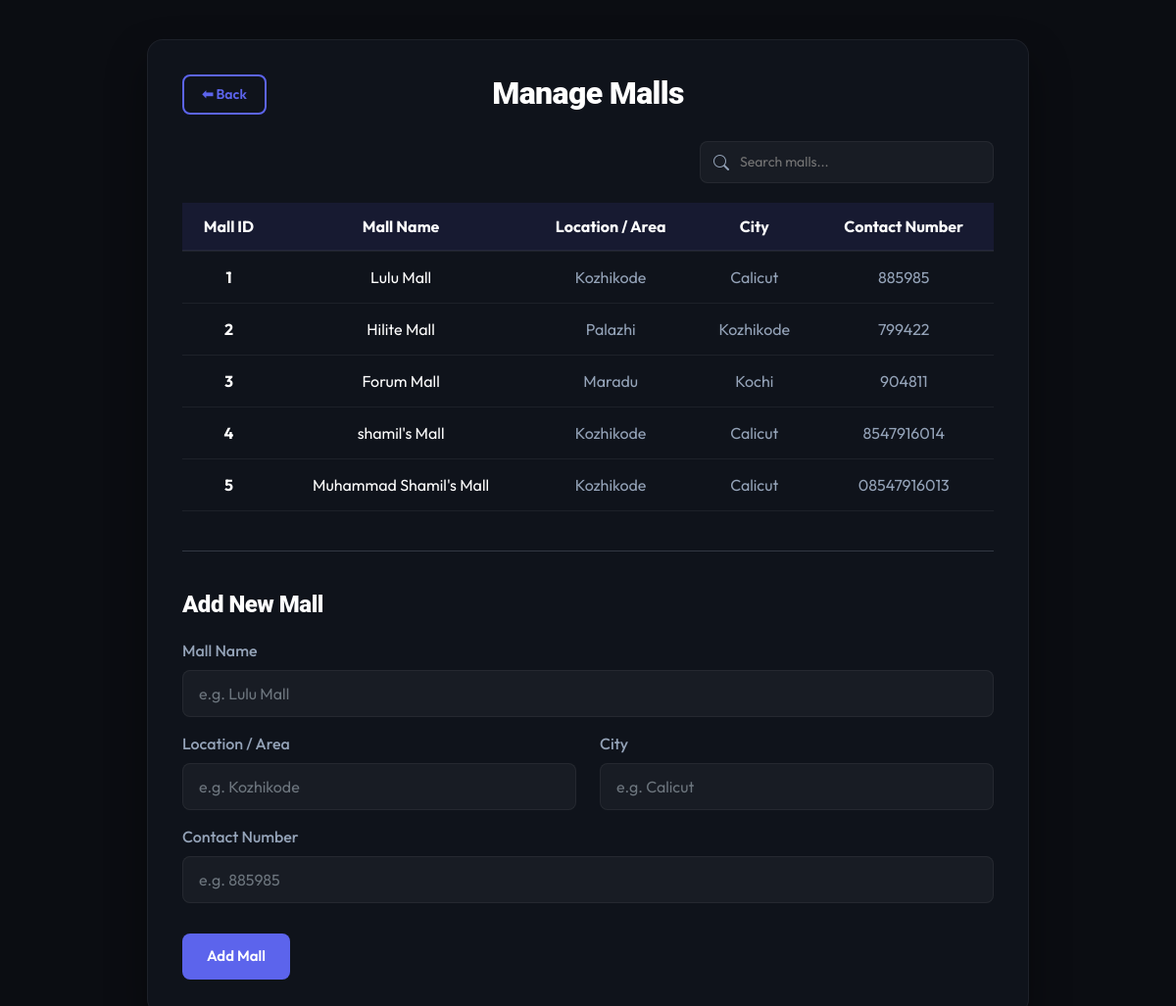
/mange-malls/ (signed in), run on the app's committed database.
### parking_app/models.py (models this page shows, shortened)
class Mall(models.Model):
    owner = models.ForeignKey(UserProfile, on_delete=models.CASCADE, related_name='malls', null=True, blank=True)
    mall_name = models.CharField(max_length=100)
    location = models.CharField(max_length=150)
    city = models.CharField(max_length=100)
    contact_number = models.CharField(max_length=15)

### parking_app/views.py (the view, shortened to what this page needs)
# urls.py: path('mange-malls/', views.mange_malls, name='mange_malls'),
@login_required
def mange_malls(request):
    if request.user.profile.role != 'admin':
        return redirect('home')
    malls = Mall.objects.all()
    context = {
        'malls': malls
    }
    return render(request, 'mange_malls.html', context)

### templates/mange_malls.html (shortened to what this page needs)
{% load static %}
<!DOCTYPE html>
<html lang="en">
<head>
    <link href="{% static 'css/bootstrap.min.css' %}" rel="stylesheet">
    <link rel="stylesheet" href="https://cdn.jsdelivr.net/npm/bootstrap-icons@1.10.4/font/bootstrap-icons.css">
</head>
<body>
<div class="container">
    <a href="/admin/" class="back-btn">⬅ Back</a>
    <h2>Manage Malls</h2>
    <div class="search-box">
        <i class="bi bi-search search-icon"></i>
        <input type="text" class="search-input" placeholder="Search malls...">
    </div>
    <div class="table-responsive">
        <table class="table align-middle">
            <thead>
                <tr>
                    <th>Mall ID</th>
                    <th>Mall Name</th>
                    <th>Location / Area</th>
                    <th>City</th>
                    <th>Contact Number</th>
                </tr>
            </thead>
            <tbody>
                {% for mall in malls %}
                <tr class="mall-row">
                    <td><strong class="text-white">{{ mall.id }}</strong></td>
                    <td class="text-white font-weight-bold">{{ mall.mall_name }}</td>
                    <td>{{ mall.location }}</td>
                    <td>{{ mall.city }}</td>
                    <td>{{ mall.contact_number }}</td>
                </tr>
                {% empty %}
                <tr>
                    <td colspan="5" class="p-4 text-center text-muted">No malls found. Add one below.</td>
                </tr>
                {% endfor %}
            </tbody>
        </table>
    </div>
    <hr style="border: 0; border-top: 1px solid var(--border-color); margin: 40px 0;">
    <h3>Add New Mall</h3>
    <form method="post" action="/mange-malls/">
        <div class="form-group">
            <label for="mall_name">Mall Name</label>
            <input type="text" class="form-control" name="mall_name" id="mall_name" placeholder="e.g. Lulu Mall" required autocomplete="off">
        </div>
        <div class="form-row row">
            <div class="form-group col-md-6">
                <label for="location">Location / Area</label>
                <input type="text" class="form-control" name="location" id="location" placeholder="e.g. Kozhikode" required autocomplete="off">
            </div>
            <div class="form-group col-md-6">
                <label for="city">City</label>
                <input type="text" class="form-control" name="city" id="city" placeholder="e.g. Calicut" required autocomplete="off">
            </div>
        </div>
        <div class="form-group">
            <label for="contact_number">Contact Number</label>
            <input type="text" class="form-control" name="contact_number" id="contact_number" placeholder="e.g. 885985" required autocomplete="off">
        </div>
        <button type="submit" class="btn-submit mt-3">Add Mall</button>
    </form>
</div>
</body>
</html>

### templates/mange_malls.html (style rules this page uses)
:root { --bg-main: #0b0d12; --bg-card: rgba(18, 22, 31, 0.75); --border-color: rgba(255, 255, 255, 0.06); --accent-primary: #5c64ec; --accent-hover: #4b52cc; --text-primary: #ffffff; --text-secondary: #94a3b8; --font-main: 'Outfit', sans-serif; }
body { background-color: var(--bg-main) !important; color: var(--text-secondary) !important; font-family: var(--font-main) !important; margin: 0; padding: 40px 20px; min-height: 100vh; display: flex; align-items: center; justify-content: center; }
.container { background: var(--bg-card); backdrop-filter: blur(15px); border: 1px solid var(--border-color); padding: 35px; border-radius: 16px; box-shadow: 0 20px 40px rgba(0,0,0,0.4); position: relative; max-width: 900px; width: 100%; }
h2, h3 { color: var(--text-primary); font-weight: 800; letter-spacing: -0.02em; }
h2 { text-align: center; margin-bottom: 30px; }
h3 { margin-top: 30px; margin-bottom: 20px; font-size: 1.5rem; }
.table { color: var(--text-secondary) !important; margin-bottom: 0 !important; }
th { background-color: rgba(92, 100, 236, 0.1) !important; color: var(--text-primary) !important; font-weight: 700; border-bottom: 2px solid var(--border-color) !important; padding: 12px !important; text-align: center; }
td { padding: 14px 12px !important; text-align: center; border-bottom: 1px solid var(--border-color) !important; color: var(--text-secondary) !important; vertical-align: middle; }
.form-group { margin-bottom: 15px; }
.form-group label { display: block; margin-bottom: 8px; font-weight: 500; color: var(--text-secondary); }
.form-control { width: 100%; padding: 11px 16px; background: rgba(255, 255, 255, 0.04) !important; border: 1px solid var(--border-color) !important; border-radius: 8px !important; color: #ffffff !important; box-sizing: border-box; transition: all 0.3s; }
.btn-submit { background-color: var(--accent-primary) !important; color: white; border: none; padding: 12px 25px; border-radius: 8px; cursor: pointer; font-size: 15px; font-weight: 600; transition: all 0.3s; }
.search-box { margin-bottom: 20px; position: relative; max-width: 300px; margin-left: auto; }
.search-input { width: 100%; padding: 10px 16px 10px 40px; background: rgba(255, 255, 255, 0.04); border-radius: 8px; border: 1px solid var(--border-color); color: #ffffff; font-size: 14px; outline: none; transition: all 0.3s; }
.search-icon { position: absolute; left: 14px; top: 50%; transform: translateY(-50%); color: var(--text-secondary); }
.back-btn { background-color: transparent; color: var(--accent-primary); border: 2px solid var(--accent-primary); padding: 8px 18px; text-decoration: none; border-radius: 8px; font-size: 14px; font-weight: 600; position: absolute; top: 35px; left: 35px; transition: all 0.3s; }
.mall-row { transition: all 0.2s ease; }

### data on the page
Mall: id "1", mall_name "Lulu Mall", location "Kozhikode", city "Calicut", contact_number "885985"
Mall: id "2", mall_name "Hilite Mall", location "Palazhi", city "Kozhikode", contact_number "799422"
Mall: id "3", mall_name "Forum Mall", location "Maradu", city "Kochi", contact_number "904811"
Mall: id "4", mall_name "shamil's Mall", location "Kozhikode", city "Calicut", contact_number "8547916014"
Mall: id "5", mall_name "Muhammad Shamil's Mall", location "Kozhikode", city "Calicut", contact_number "08547916013"
